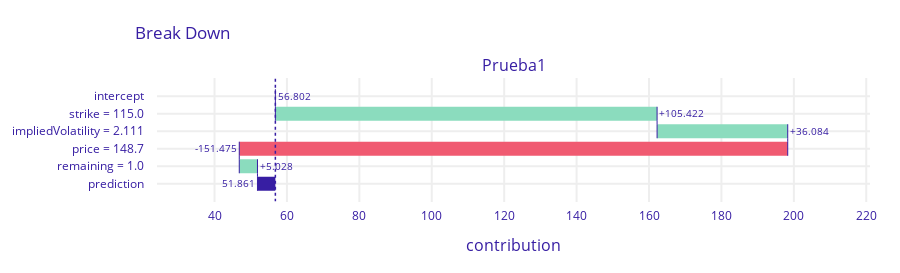

Write notebook code for a chart like this one.
### Code cell
bd_prueba.plot()

### Figure 1 — Plotly figure (JSON) as saved in the notebook; plotly's stock layout.template omitted (floating-point values rounded to 4 significant figures)
{"data": [{"base": 56.8, "connector": {"line": {"color": "#371ea3", "dash": "solid", "width": 1}, "mode": "spanning"}, "decreasing": {"marker": {"color": "#f05a71"}}, "hoverinfo": "text+delta", "hoverlabel": {"bgcolor": "rgba(0,0,0,0.8)"}, "hovertext": ["Average response: 56.802<br>Prediction: 51.861", "strike = 115.0<br>increases average response by", "impliedVolatility = 2.111<br>increases average response by", "price = 148.7<br>decreases average response by", "remaining = 1.0<br>increases average response by", "Average response: 56.802<br>Prediction: 51.861"], "increasing": {"marker": {"color": "#8bdcbe"}}, "measure": ["relative", "relative", "relative", "relative", "relative", "total"], "orientation": "h", "showlegend": false, "text": ["56.802", "+105.422", "+36.084", "-151.475", "+5.028", "51.861"], "textposition": "outside", "totals": {"marker": {"color": "#371ea3"}}, "type": "waterfall", "x": [0, 105.4, 36.08, -151.5, 5.028, -4.941], "xaxis": "x", "y": ["intercept", "strike = 115.0", "impliedVolatility = 2.111", "price = 148.7", "remaining = 1.0", "prediction"], "yaxis": "y"}], "layout": {"annotations": [{"font": {"size": 16}, "showarrow": false, "text": "Prueba1", "x": 0.5, "xanchor": "center", "xref": "paper", "y": 1, "yanchor": "bottom", "yref": "paper"}, {"font": {"size": 16}, "showarrow": false, "text": "contribution", "x": 0.5, "xanchor": "center", "xref": "paper", "y": 0, "yanchor": "top", "yref": "paper", "yshift": -30}], "font": {"color": "#371ea3"}, "height": 273, "margin": {"b": 71, "r": 30, "t": 78}, "shapes": [{"line": {"color": "#371ea3", "dash": "dot", "width": 1.5}, "type": "line", "x0": 56.8, "x1": 56.8, "xref": "x", "y0": -1, "y1": 6, "yref": "y"}], "title": {"text": "Break Down", "x": 0.15}, "xaxis": {"anchor": "y", "automargin": true, "domain": [0, 1], "fixedrange": true, "gridwidth": 2, "range": [24.11, 221.0], "tickcolor": "white", "ticklen": 3, "ticks": "outside", "type": "linear", "zeroline": false}, "yaxis": {"anchor": "x", "automargin": true, "autorange": "reversed", "domain": [0, 1], "fixedrange": true, "gridwidth": 2, "tickcolor": "white", "ticklen": 10, "ticks": "outside", "type": "category"}}}
